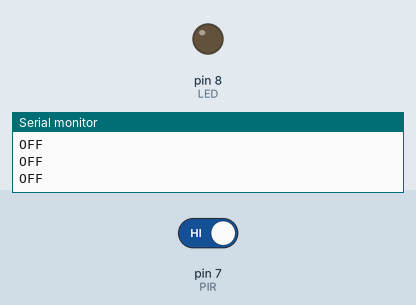
Bench run of a sketch on a simulated Arduino Uno, built with avr-gcc and run on an emulated ATmega328P. Parts: output pins drawn as LEDs (lit = HIGH), the last lines printed to the serial monitor. The test bench sets the inputs (shaded band); at power-on: pin 7 (PIR) HIGH.

Above: at 1.2 s.
1.3 s: pin 7 (PIR) driven LOW
At 1.6 s:
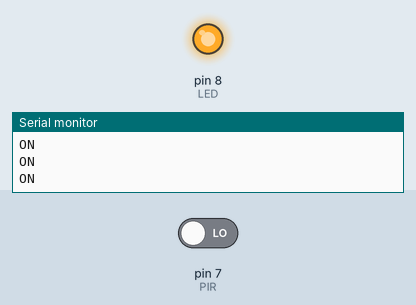
2.8 s: pin 7 (PIR) driven HIGH
At 4.0 s:
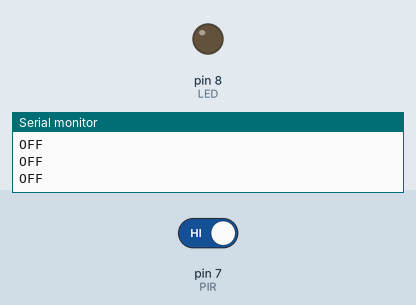
Timing chart, 0 to 5.8 s (numbered marks = the images above; inputs shaded):
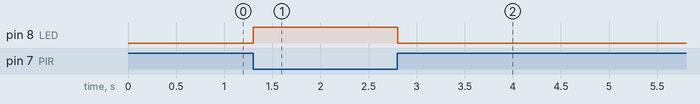

Measured:
- after the input at 1.3 s, pin 8 (LED): LOW → HIGH at once
- after the input at 2.8 s, pin 8 (LED): HIGH → LOW at once

The sketch:

PIRSensor.ino
```cpp
int LED = 8; // LED를 D8에 초기화
int PIR = 7; // 센서 변수를 D7에 초기화
int state = 0; // 센서 상태값 저장 변수 (0:Low,1:High)

void setup() {
  pinMode(LED,OUTPUT); //LED를 출력으로 설정
  pinMode(PIR,INPUT); //센서를 입력으로 설정
  Serial.begin(9600); //시리얼 통신, 속도는 9600
}

void loop() {
  PIR_Sensor();
}

void PIR_Sensor()
{
  state = digitalRead(PIR); // PIR 센서값 입력 받음

  digitalWrite(LED,LOW); // 초기 LED값을 OFF로 설정

  if(state==0){ // 센서 값이 0일 경우
    Serial.println("ON"); // 시리얼 통신에 센서값 출력
    digitalWrite(LED,HIGH); //LED ON
  }
  else { // 센서 값이 1일 경우
    Serial.println("OFF"); // 시리얼 통신에 센서값 출력
    digitalWrite(LED,LOW); //LED OFF
  }

  delay(100); // 0.1초 대기
}
```
